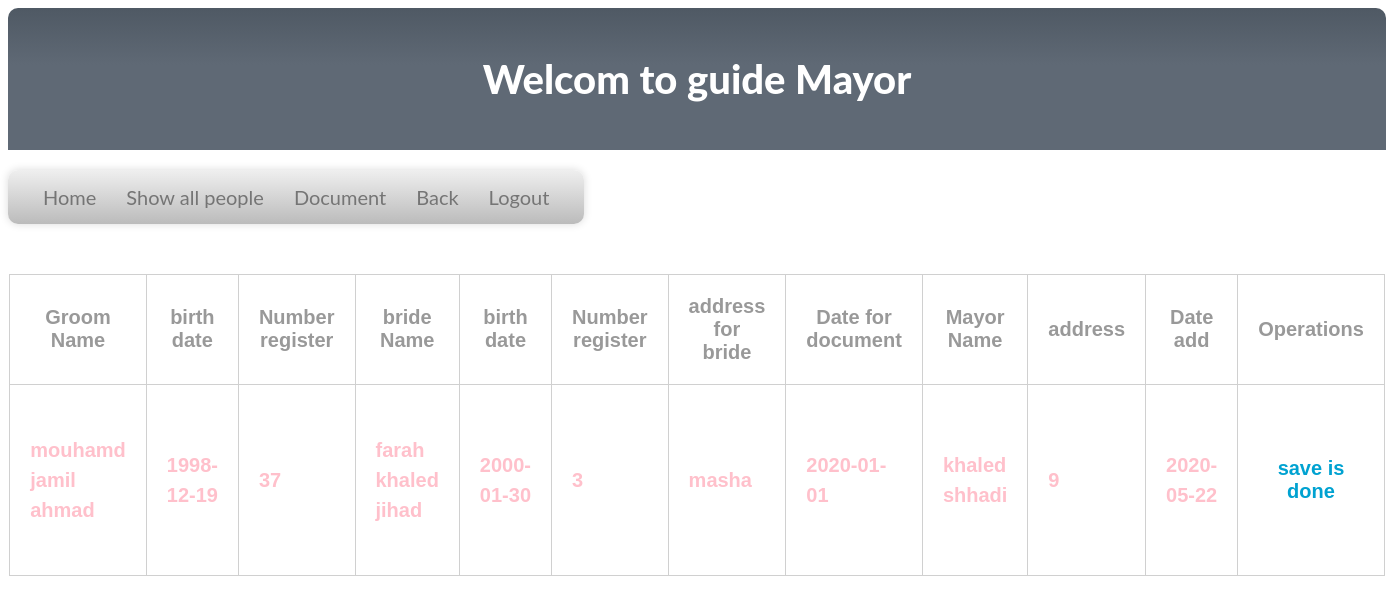
The app's page /showmarriage.php?id=9 with its own data.
### tables this page shows
CREATE TABLE IF NOT EXISTS `marriage` (
  `id` int(11) NOT NULL AUTO_INCREMENT,
  `groom` varchar(70) NOT NULL,
  `bdgroom` date NOT NULL,
  `nbreg` int(11) NOT NULL,
  `bride` varchar(70) NOT NULL,
  `bd` date NOT NULL,
  `nbregb` int(11) NOT NULL,
  `placeb` varchar(50) NOT NULL,
  `ddocument` date NOT NULL,
  `namemyor` varchar(70) NOT NULL,
  `address` int(11) NOT NULL,
  `date` date NOT NULL,
  `deletee` varchar(20) NOT NULL DEFAULT 'false',
  PRIMARY KEY (`id`)
);

### src/showmarriage.php (the view, shortened to what this page needs)
<!DOCTYPE html>
<html>
<head>
  <link rel="stylesheet" type="text/css" media="screen" href="main.css" />
</head>
<body>
<div class="header" >
<h1> Welcom to guide Mayor </h1>
</div>
<nav >
	<ul>
		<li><a href="officer.php">Home</a></li>
		<li><a href="ppltown.php">Show all people</a>
		</li>
		<li><a href="#">Document   </a>
		</li>
		<li><a href="omarriage.php">Back</a></li>
		<li><a href="logout.php">Logout</a></li>
	</ul>
</nav>
<center>
<center>
 <div id="content">
    <table align="center">
    <th>Groom Name</th>
    <th>birth date</th>
    <th>Number register</th>
    <th>bride Name</th>
    <th>birth date</th>
    <th>Number register</th>
    <th>address for bride</th>
    <th>Date for document</th>
    <th>Mayor Name</th>
    <th>address</th>
    <th>Date add</th>
    <th colspan="2">Operations</th>
   <?php
        $idd = $_GET['id'];
    $conn= mysqli_connect("localhost", "root","", "guide");
 $sql_queryn="SELECT * FROM marriage where 	address='$idd' && deletee='true'  ";
 $resultn=mysqli_query($conn,$sql_queryn);
 while($row2=mysqli_fetch_row($resultn))
 {
  ?>
        <tr>
   <td><?php echo  "<p style='color:pink;'>".$row2[1]."</p>"; ?></td>
     <td><?php echo "<p style='color:pink;'>".$row2[2]."</p>"; ?></td>
     <td><?php echo  "<p style='color:pink;'>".$row2[3]."</p>"; ?></td>
     <td><?php echo "<p style='color:pink;'>".$row2[4]."</p>"; ?></td>
     <td><?php echo  "<p style='color:pink;'>".$row2[5]."</p>"; ?></td>
     <td><?php echo "<p style='color:pink;'>".$row2[6]."</p>"; ?></td>
     <td><?php echo  "<p style='color:pink;'>".$row2[7]."</p>"; ?></td>
     <td><?php echo  "<p style='color:pink;'>".$row2[8]."</p>"; ?></td>
     <td><?php echo  "<p style='color:pink;'>".$row2[9]."</p>"; ?></td>
     <td><?php echo "<p style='color:pink;'>".$row2[10]."</p>"; ?></td>
     <td><?php echo "<p style='color:pink;'>".$row2[11]."</p>"; ?></td>
  <td align="center">
  <a href="<?php echo "#" ?>"
  >save is done</a>
   </td>
        </tr>
        <?php
 }
 ?>
    </table>
    </div>
</center>
</body>
</html>

### src/css/main.css (style rules this page uses)
body { font-size: 20px; color: #212529; font-family: 'Lato', 'Times New Roman', serif; }
p { line-height: 1.5; margin: 30px 0; }
h1, h2, h3, h4, h5, h6 { font-weight: 800; font-family: 'Lato', 'Helvetica Neue', Helvetica, Arial, sans-serif; }
a { color: #212529; -webkit-transition: all 0.2s; -moz-transition: all 0.2s; transition: all 0.2s; }

### src/showmarriage.php (style rules this page uses)
nav ul { background: #efefef; background: linear-gradient(top, #efefef 0%, #bbbbbb 100%); background: -moz-linear-gradient(top, #efefef 0%, #bbbbbb 100%); background: -webkit-linear-gradient(top, #efefef 0%,#bbbbbb 100%); box-shadow: 0px 0px 9px rgba(0,0,0,0.15); padding: 0 20px; border-radius: 10px; list-style: none; position: relative; display: inline-table; }
nav ul:after { content: ""; clear: both; display: block; }
nav ul li { float: left; }
nav ul li a { display: block; padding:15px ; color: #757575; text-decoration: none; }
.header { color: white; background: #4b545f; background: linear-gradient(top, #4f5964 0%, #5f6975 40%); background: -moz-linear-gradient(top, #4f5964 0%, #5f6975 40%); background: -webkit-linear-gradient(top, #4f5964 0%,#5f6975 40%); text-align: center; border-radius: 10px 10px 0px 0px; padding:20px; }
table { width:80%; font-family:Tahoma, Geneva, sans-serif; font-weight:bolder; color:#999; margin-bottom:80px; }
table a { text-decoration:none; color:#00a2d1; }
table,td,th { border-collapse:collapse; border:solid #d0d0d0 1px; padding:20px; }

### records on screen
marriage: groom "mouhamd jamil ahmad", bdgroom "1998-12-19", nbreg "37", bride "farah khaled jihad", bd "2000-01-30", nbregb "3", placeb "masha", ddocument "2020-01-01", namemyor "khaled shhadi", address "9", date "2020-05-22"
